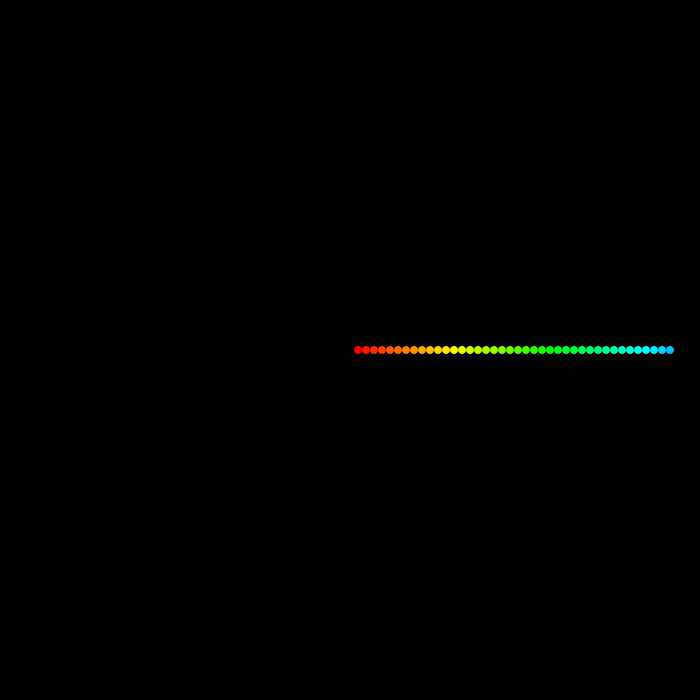
Frame 1 (no input)
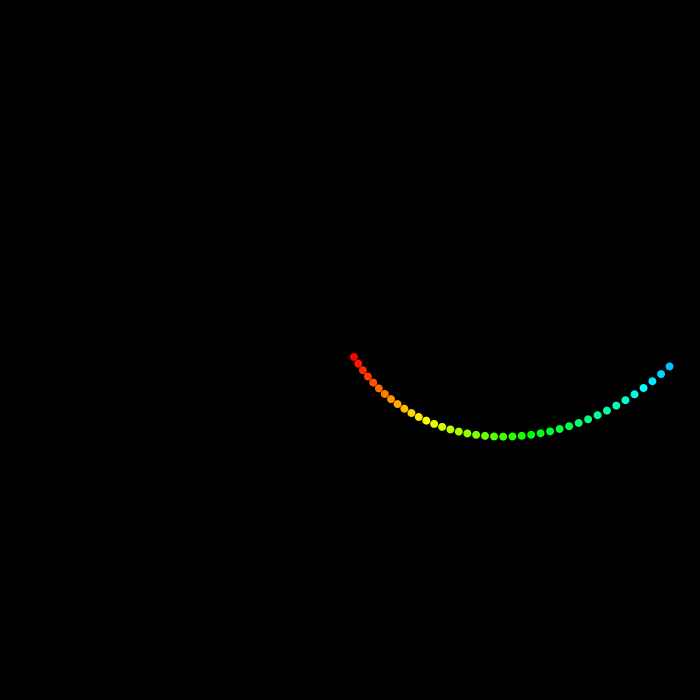
Frame 60 (the mouse pressed at the canvas centre just before this capture)
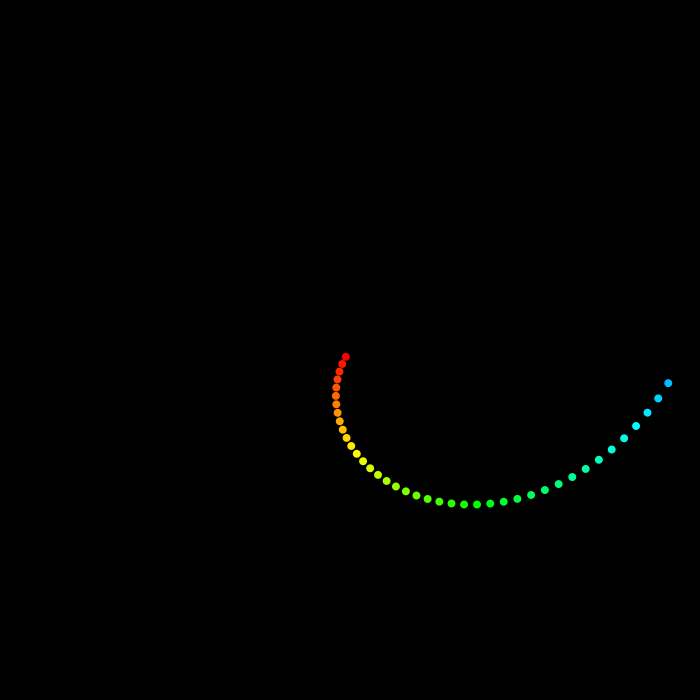
Frame 120 (the mouse held since frame 60 and released just before this capture)

The Processing sketch that drew these frames (run headless with seeded random() and noise(); from frame 60 on, the mouse is pressed at the canvas centre):

// Processing sketch: processing_149581
// ── processing_149581.pde

int nb=40;
float angle[];
int distance[];
float posX;
float posY;
void setup() {
  size(700, 700);
  angle=new float[nb];
  distance=new int[nb];
  for (int i=0; i<nb; i++) {
    distance[i]=8*(i+1);
  }
  colorMode(HSB,360,100,100);
}
void draw() {
  background(0);
  translate(width/2,height/2);
  for(int i=0;i<nb;i++){
  posX=cos(radians(angle[i]))*distance[i];
  posY=sin(radians(angle[i]))*distance[i];
 fill(i*5,100,100);
 noStroke();
  ellipse(posX,posY,8,8);
  angle[i]+=(nb-(float)i+1)/40;
  }
}
